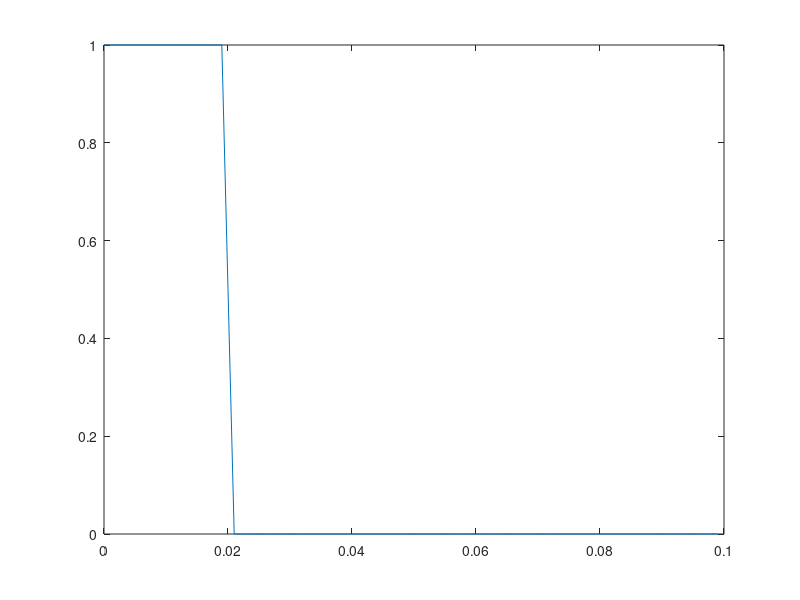
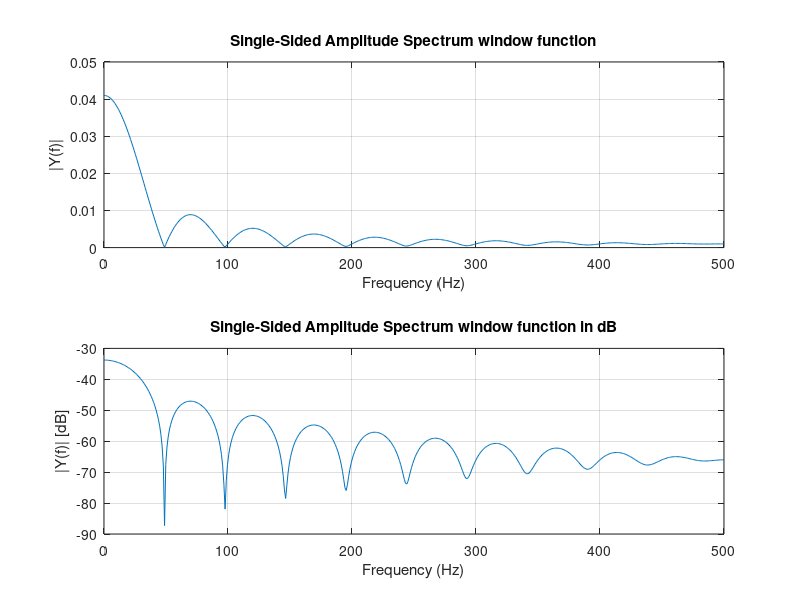

The MATLAB source for these figures, in order:
% Sinus Cardinalis Sinx/x

Fs = 1000;                    % Sampling frequency
Ts = 1/Fs;                     % Sample time
L = 1000;                     % Length of signal
t = (0:L-1)*Ts;                % Time vector

wind=0.5*(1+sign(t+1/50))-0.5*(1+sign(t-1/50));

p1=figure(1);
plot(t(1:100),wind(1:100))

NFFT = 2^nextpow2(L); % Next power of 2 from length of y
Y = fft(wind,NFFT)/L;
Y2=20*log10(Y);
f = Fs/2*linspace(0,1,NFFT/2+1);
p2=figure(2);
% Plot single-sided amplitude spectrum.
subplot(211);
plot(f,2*abs(Y(1:NFFT/2+1)));grid 
title('Single-Sided Amplitude Spectrum window function')
xlabel('Frequency (Hz)')
ylabel('|Y(f)|')
subplot(212);
plot(f,real(Y2(1:NFFT/2+1)));grid 
title('Single-Sided Amplitude Spectrum window function in dB')
xlabel('Frequency (Hz)')
ylabel('|Y(f)| [dB]')
